Frame 1 (no input): blank canvas, image omitted
Frame 60 (no input): blank canvas, image omitted
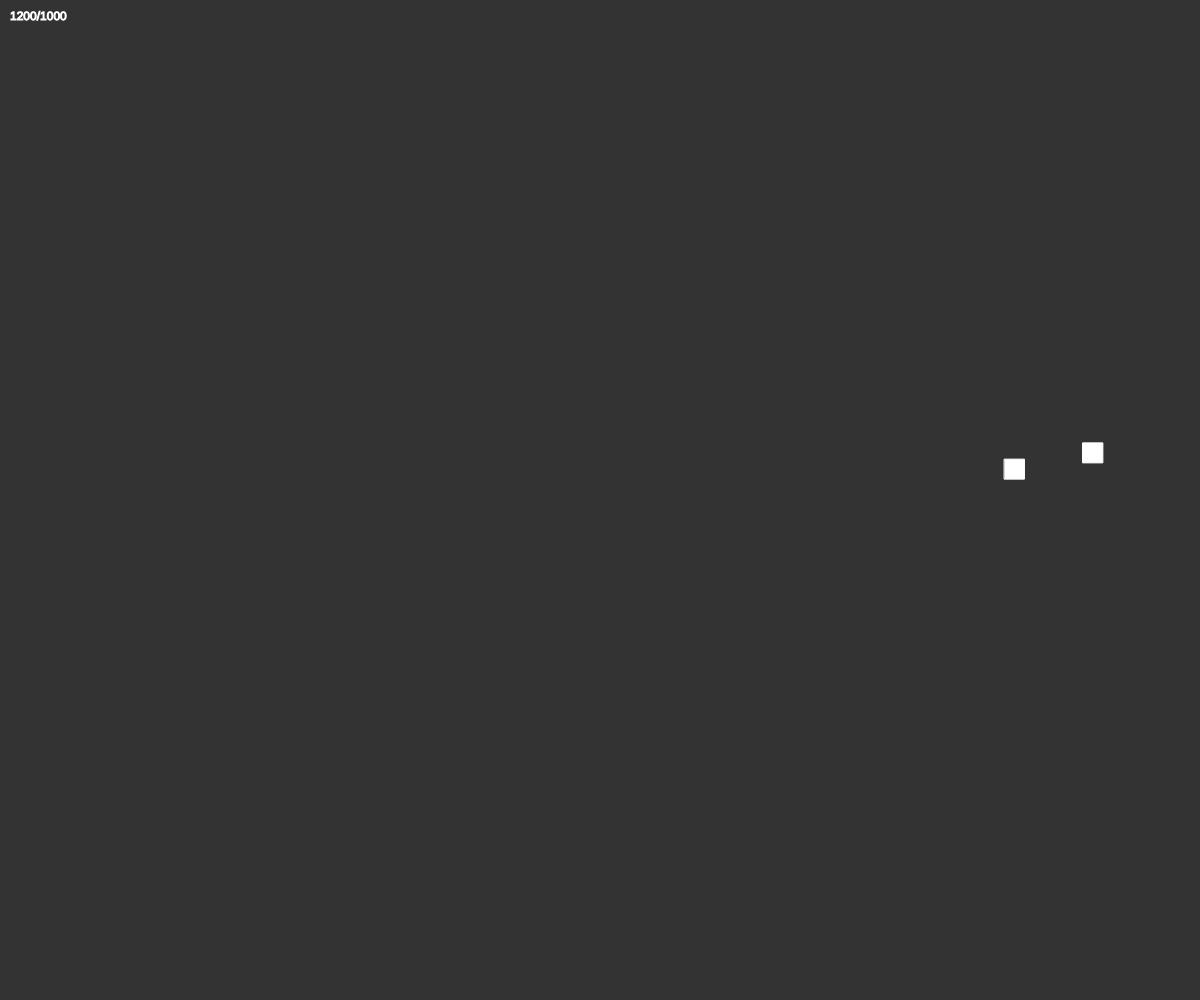
Frame 120 (the mouse pressed at the canvas centre since frame 60)

The p5.js sketch whose frames 1 and 60 were blank and that drew this single picture after the mouse press (run headless with seeded random() and noise() and a simulated clock; from frame 60 on, the mouse is pressed at the canvas centre):

// p5.js sketch
// ── sketch.js
var entities = [];

function setup() {
    createCanvas(windowWidth, windowHeight);

    entities.push( new Entity() );
}

function draw() {
    fill(255);
    stroke(255);
    background(51);

    text(width+"/"+height, 10, 20);

    for(var i=0;i<entities.length;i++){
        entities[i].update();
        entities[i].draw();
    }
}


function mousePressed(){
    entities.push(new Entity());
}

// ── entity.js
function Entity(){
    this.x = random(width-20);
    this.y = random(height-20);

    this.xSpd = 2;
    this.ySpd = 2;

    this.update = function(){
        this.x += this.xSpd;
        this.y += this.ySpd;

        if(this.x > width-20 || this.x < 0){
            this.xSpd = -this.xSpd;
        }

        if(this.y > height-20 || this.y < 0){
            this.ySpd = -this.ySpd;
        }
    }

    this.draw = function(){
        rect(this.x, this.y, 20, 20);
    }
}
